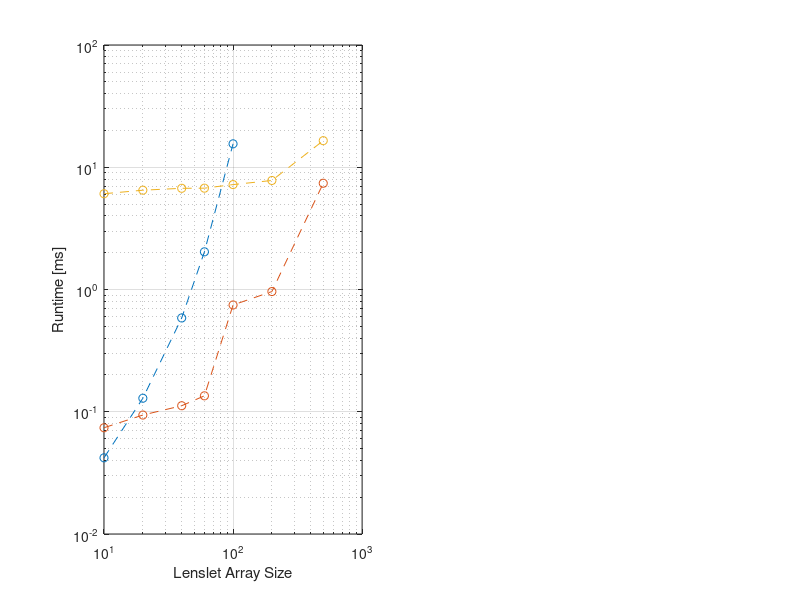

MATLAB code for this plot: (Note: this script raises an error after producing the figure.)
fileID = fopen('aaStats_results.txt');
C = textscan(fileID,'%f %f %f %f','headerLines',1);
fclose(fileID);
C = cell2mat(C);
C(C==0) = NaN;
N = C(:,1);
%%
figure(50)
subplot(1,2,1)
ht = loglog(N,C(:,2:end),'o--');
grid
xlabel('Lenslet Array Size')
ylabel('Runtime [ms]')
legend('MVM Full','MVM Compressed','Compressed cov.',0)
set(gca,'xtick',N)
set(ht,'MarkerEdgeColor','k','MarkerSize',8,'LineWidth',2)
arrayfun( @(k) set(ht(k),'MarkerFaceColor',get(ht(k),'color')), 1:length(ht) )
%%
0.5*(N(1:5)/N(3)).^2
0.1*(N(:).^1.5.*log(N(:)))./(N(3).^1.5.*log(N(3)))
%%
b_full = N.^4*4*4/2^20;
b_comp = (2*N-1).^2*4*4*2/2^20;
subplot(1,2,2)
hb = loglog(N,[b_full,b_comp],'o--');
grid
xlabel('Lenslet Array Size')
ylabel('Matrix Memory Rqt. [MB]')
legend('Full','Compressed',0)
set(gca,'xtick',N)
set(hb,'MarkerEdgeColor','k','MarkerSize',8,'LineWidth',2)
arrayfun( @(k) set(hb(k),'MarkerFaceColor',get(hb(k),'color')), 1:length(hb) )
%%
nLenslet = 40;
nSlope   = 2*nLenslet^2;
fid = fopen(sprintf('mvm%03d.bin',nLenslet), 'r');
y = fread(fid, nSlope, 'float');
fclose(fid);
% slopes-to-slopes covariance matrix
addpath('../imaging')
r0 = 15e-2;
L0 = 30;
atm = atmosphere(photometry.V,r0,L0,'windSpeed',10,'windDirection',0);
lambda = atm.wavelength;
d = 0.1;
nF = 1024;%2^nextpow2(nLenslet*10);%nLenslet*2*10;%128;
[fx,fy] = freqspace(nF,'meshgrid');
sf = 4;
lf = sf/(d*2);
fx = lf*fx;
fy = lf*fy;

delta = 2*lf/nF;
spectrum = @(fx,fy,u,v) lambda.^2*(fx.*u(1) + fy.*u(2)).*(fx.*v(1) + fy.*v(2)).*...
        delta.^2.*phaseStats.spectrum(hypot(fx,fy),atm).*...
        (tools.sinc(d*fx).*tools.sinc(d*fy)).^2;

nm = ones(1,2)*nLenslet;
b0 = nF/2+1;
b  = ((1-nLenslet)*sf:sf:sf*(nLenslet-1)) + b0;

tic
covxx = real( fftshift( fft2( fftshift( spectrum(fx,fy,[1,0],[1,0]) ) ) ) );
T = toeplitzBlockToeplitz( nm, nm, covxx(b,b) );
CTBT{1,1} = T;
covyy = real( fftshift( fft2( fftshift( spectrum(fx,fy,[0,1],[0,1]) ) ) ) );
T = toeplitzBlockToeplitz( nm, nm, covyy(b,b) );
CTBT{2,2} = T;
cov = real( fftshift( fft2( fftshift( spectrum(fx,fy,[0,1],[1,0]) ) ) ) );
T = toeplitzBlockToeplitz( nm, nm, cov(b,b) );
CTBT{1,2} = T;
CTBT{2,1} = T';
elapsedTime = toc;
fprintf(' ==> slopes-to-slopes covariance matrix computed in %5.2fs\n',elapsedTime);

y0 = mtimes4squareBlocks(CTBT,(0:nSlope-1)',true(nSlope/2,1));

figure(33)
subplot(2,1,1)
plot([y0,y],'.')
subplot(2,1,2)
plot(y0-y)
